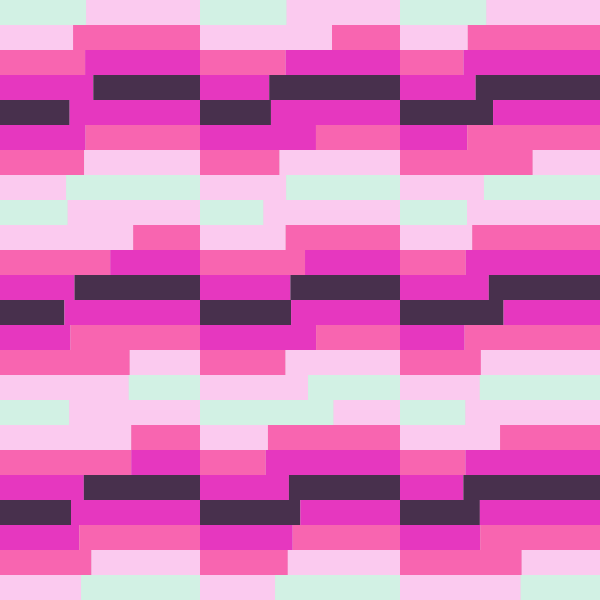
Frame 1 (no input)
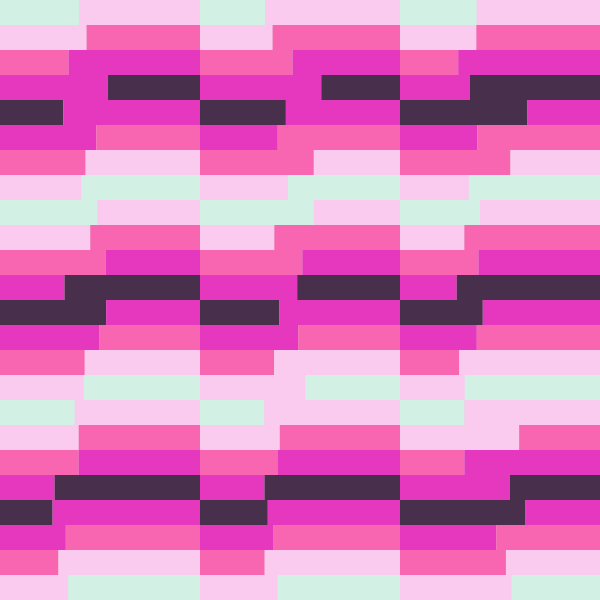
Frame 60 (no input)
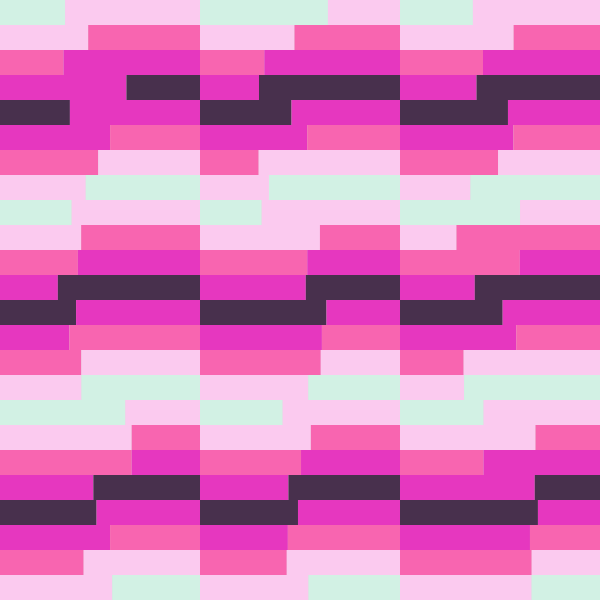
Frame 120 (the mouse pressed at the canvas centre since frame 60)

The p5.js sketch that drew these frames (run headless with seeded random() and noise() and a simulated clock; from frame 60 on, the mouse is pressed at the canvas centre):

// p5.js sketch
// ── sketch.js
// Resizing Colored Boxes in a Grid
// Marc Duiker, 2020

let colorArray = ["#d2f1e4", "#fbcaef", "#f865b0", "#e637bf", "#48304d", "#e637bf", "#f865b0", "#fbcaef"]

let gridSize = 3; // Change the grid size (1, 2, 3, 4, 5, 6)
let nrOfCellsInGrid = gridSize*gridSize;
let noiseXOffset = 0.002; // Increase for higher noise variations
let gridArray = [];
let baseHeight;
let maxWidth;
let maxHeight;
let nrOfRows;

function setup() {
  frameRate(30);
  createCanvas(600, 600);
  
  maxWidth = 600 / gridSize;
  maxHeight = 600 / gridSize;
  baseHeight = maxHeight / colorArray.length;
  nrOfRows =  Math.ceil(maxHeight/baseHeight);
  for (let i = 0; i < nrOfCellsInGrid; i++) {
    let boxArray = [];
    let noiseArray = [];
    for (let r = 0; r < nrOfRows; r++) {
      let color1 = colorArray[r % colorArray.length];
      let color2 = colorArray[(r+1) % colorArray.length];
      
      // Try this for random colors in the palette:
      //let color1 = colorArray[Math.floor(random(0,colorArray.length))];
      //let color2 = colorArray[Math.floor(random(0,colorArray.length))];
      
      boxArray.push(new Box(i, r, maxWidth, color1, color2));
      noiseArray.push(random(-1, 1));
    }
    gridArray.push([i, boxArray, noiseArray]);
  }
}

function draw() {
  background(220);
  for (let i = 0; i < nrOfCellsInGrid; i++) {
    let boxArray = gridArray[i][1];
    let noiseArray = gridArray[i][2];
    for (let r = 0; r < nrOfRows; r++) {
      let mappedOffset = map(i, 0, gridSize-1, 1, 20);
      noiseArray[r] = noiseArray[r] + noiseXOffset * mappedOffset; 
      boxArray[r].setXYW(noiseArray[r]);
      boxArray[r].draw();
    }
  }
}

class Box {
    constructor(i, row, maxWidth, color1, color2) {
      this.i = i;
      this.row = row;
      this.column = i % gridSize;
      this.x = this.column * maxWidth;
      this.y = (Math.floor(i/gridSize) * maxHeight) + row * baseHeight;
      this.w1 = maxWidth;
      this.w2 = maxWidth;
      this.h = baseHeight;
      this.wmax = maxWidth;
      this.color1 = color1;
      this.color2 = color2;
    }

    setXYW(noiseX) {
      let boxWidth = noise(noiseX) * maxWidth;
      this.w1 = boxWidth;
      this.w2 = this.wmax - this.w1;
    }

    draw() {
      noStroke();
      fill(this.color1);
      rect(this.x, this.y, this.w1, this.h);
      fill(this.color2);
      rect(this.column * this.wmax + this.w1, this.y, this.w2, this.h);
    }
}
